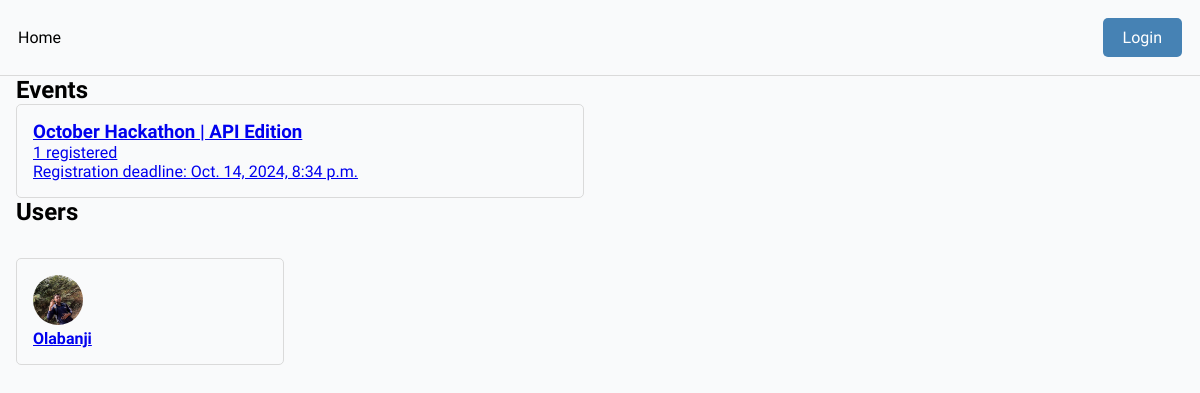
The page / on the database its author committed.
### base/models.py (models this page shows, shortened)
class Event(models.Model):
    name = models.CharField(max_length=200)
    description = models.TextField(null=True, blank=True)
    participants = models.ManyToManyField(User, blank=True, related_name='events')
    start_date = models.DateTimeField(null=True)
    end_date = models.DateTimeField(null=True)
    registration_deadline = models.DateTimeField(null=True)
    updated = models.DateTimeField(auto_now=True)
    created = models.DateTimeField(auto_now_add=True)
    id = models.UUIDField(primary_key=True, default=uuid.uuid4, editable=False, unique=True)

class User(AbstractUser):
    name = models.CharField(max_length=100, null=True)
    email = models.EmailField(unique=True, null=True)
    bio = models.TextField(null=True, blank=True)
    hackathon_participant = models.BooleanField(default=True, null=True)
    avatar = models.ImageField(default='default.jpg')
    id = models.UUIDField(primary_key=True, default=uuid.uuid4, editable=False, unique=True)
    USERNAME_FIELD = 'email'
    REQUIRED_FIELDS = ['username']

### base/views.py (the view)
# urls.py: 2. Add a URL to urlpatterns:  path('', views.home, name='home')
def home(request):
    users = User.objects.filter(hackathon_participant=True)
    events = Event.objects.all()
    context = {'users' : users, 'events' : events}
    return render(request, 'home.html', context)

### base/templates/home.html
{% extends 'main.html' %}
{% block content %}
<section class="container--events">
    <h1>Events</h1>
    <div class="events--lists">
        {% for event in  events %}
    <a href="{% url 'event' event.id %}">
        <div class="wrapper--event">
            <h3>{{event.name}}</h3>
            <p>{{event.participants.count}} registered</p>
            <p>Registration deadline: {{event.registration_deadline}}</p>
        </div>
    </a>
        {% endfor %}
    </div>
</section>
<section>
    <h1>Users</h1>
    <div class="users--lists section">
        {% for user in  users %}
        <a href="{% url 'profile' user.id %}">
            <div class="wrapper--user">
                <img class="user--avatar--sm"  src="{{user.avatar.url}}" alt="user-profile">
                <h4>{{user.name}}</h4>
            </div>
        </a>
        {% endfor %}
    </div>
</section>
{% endblock %}

### base/templates/main.html (shortened to what this page needs)
<!DOCTYPE html>
{% load static %}
<html lang="en">
<head>
    <link rel="stylesheet" href="{% static 'css/main.css' %}">
</head>
<body>
    {% include 'navbar.html' %}
    <div class="container--main" >
    {% block content %}
    {% endblock %}
   </div>
</body>
</html>

### base/templates/navbar.html (shortened to what this page needs)
<nav>
    <div>
    <a href="{% url 'home' %}">Home</a>
   </div>
    <div>
    {% if request.user.is_authenticated %}
    <a  class="btn btn--warning"   href="{% url 'logout_page' %}">Logout</a>
    {% else %}
    <a class="btn btn--primary"  href="{% url 'login_page' %}">Login</a>
    {% endif %}
    </div>
</nav>

### static/css/main.css (style rules this page uses)
* { box-sizing: border-box; margin: 0; padding: 0; font-family: 'Readex Pro'; background-color: rgb(249, 250, 251); }
.btn { padding: 10px 20px; border-radius: 5px; text-decoration: none; background-color: rgb(203, 176, 176); color: black; display: block; width: fit-content; margin: 10px; }
.btn--primary { background-color: steelblue; color: #fff; }
.container--main { max-width: 1200px; margin:0 auto; padding: 0 1em; }
nav { width: 100%; padding: 0.5em; border-bottom: 1px solid rgb(218, 218, 218); display: flex; justify-content: space-between; align-items: center; }
nav a { text-decoration: none; color: black; margin: 0 10px; }
.events--lists { display: grid; grid-template-columns: 1fr 1fr; gap: 2em; }
.wrapper--event { border: 1px solid rgb(218, 218, 218); padding: 1em; border-radius: 5px; }
.wrapper--user { border: 1px solid rgb(218, 218, 218); padding: 1em; border-radius: 5px; }
.users--lists { display: grid; grid-template-columns: 1fr 1fr 1fr 1fr; gap: 2em; }
@media (max-width:1200px) { .container--main { width: 100%; } }
.user--avatar--sm { height: 50px; width: 50px; object-fit: cover; border-radius: 50%; }
.section { margin: 2em 0; }

### rows shown on the page
Event: name "October Hackathon | API Edition", participants.count "1", registration_deadline "Oct. 14, 2024, 8:34 p.m."
User: avatar (picture), name "Olabanji"
